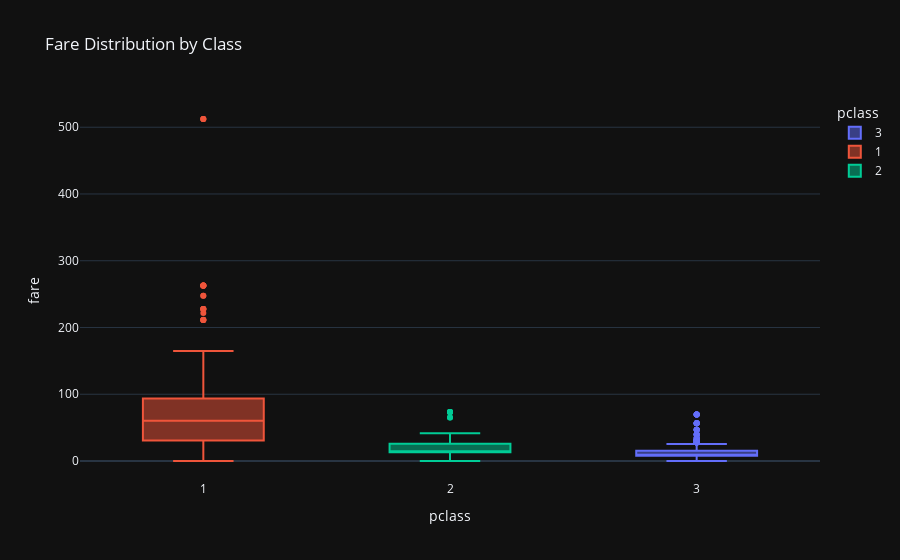

Write notebook code for a chart like this one.
### Code cell
px.box(df, x='pclass', y='fare', color='pclass',
       title='Fare Distribution by Class', template='plotly_dark')

### Figure 1 — Plotly figure (JSON) as saved in the notebook; plotly's stock layout.template omitted (floating-point values rounded to 4 significant figures; data arrays with more than 128 entries replaced by an {"elided": "..."} marker saying what was removed)
{"data": [{"alignmentgroup": "True", "hovertemplate": "pclass=%{x}<br>fare=%{y}<extra></extra>", "legendgroup": "3", "marker": {"color": "#636efa"}, "name": "3", "notched": false, "offsetgroup": "3", "orientation": "v", "showlegend": true, "type": "box", "x": {"elided": "491 int values"}, "x0": " ", "xaxis": "x", "y": {"elided": "491 float values"}, "y0": " ", "yaxis": "y"}, {"alignmentgroup": "True", "hovertemplate": "pclass=%{x}<br>fare=%{y}<extra></extra>", "legendgroup": "1", "marker": {"color": "#EF553B"}, "name": "1", "notched": false, "offsetgroup": "1", "orientation": "v", "showlegend": true, "type": "box", "x": {"elided": "216 int values"}, "x0": " ", "xaxis": "x", "y": {"elided": "216 float values"}, "y0": " ", "yaxis": "y"}, {"alignmentgroup": "True", "hovertemplate": "pclass=%{x}<br>fare=%{y}<extra></extra>", "legendgroup": "2", "marker": {"color": "#00cc96"}, "name": "2", "notched": false, "offsetgroup": "2", "orientation": "v", "showlegend": true, "type": "box", "x": {"elided": "184 int values"}, "x0": " ", "xaxis": "x", "y": {"elided": "184 float values"}, "y0": " ", "yaxis": "y"}], "layout": {"boxmode": "overlay", "legend": {"title": {"text": "pclass"}, "tracegroupgap": 0}, "title": {"text": "Fare Distribution by Class"}, "xaxis": {"anchor": "y", "categoryarray": [3, 1, 2], "categoryorder": "array", "domain": [0, 1], "title": {"text": "pclass"}}, "yaxis": {"anchor": "x", "domain": [0, 1], "title": {"text": "fare"}}}}
